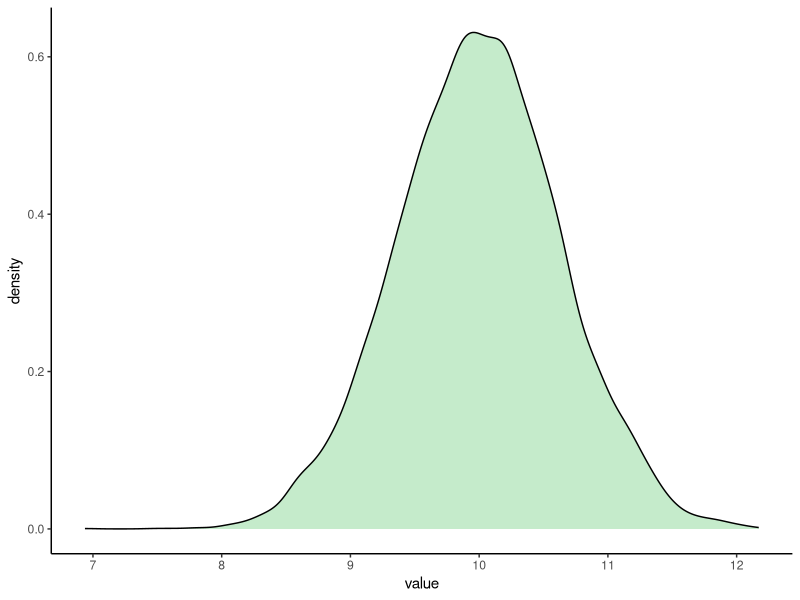
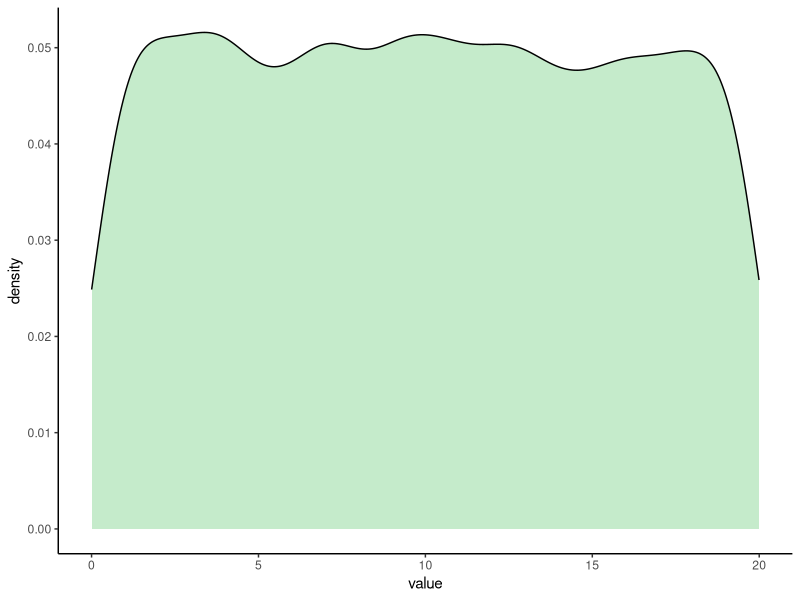
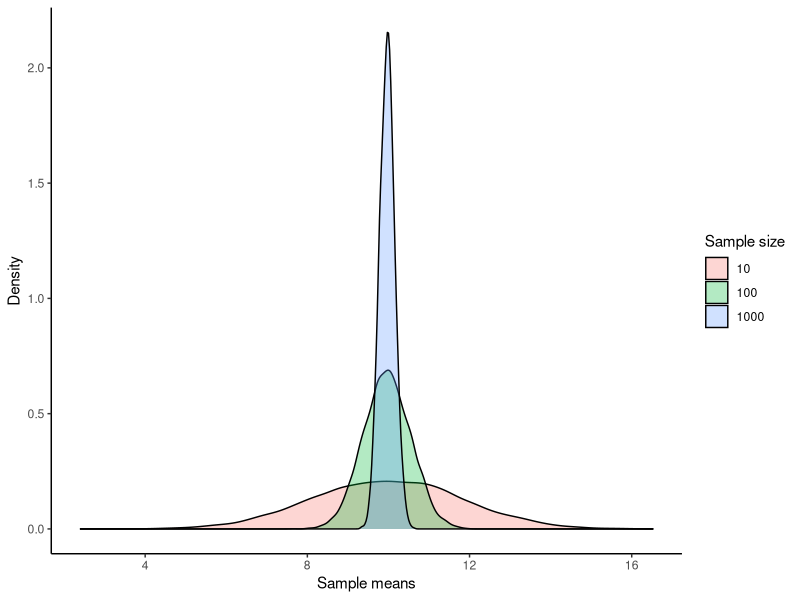
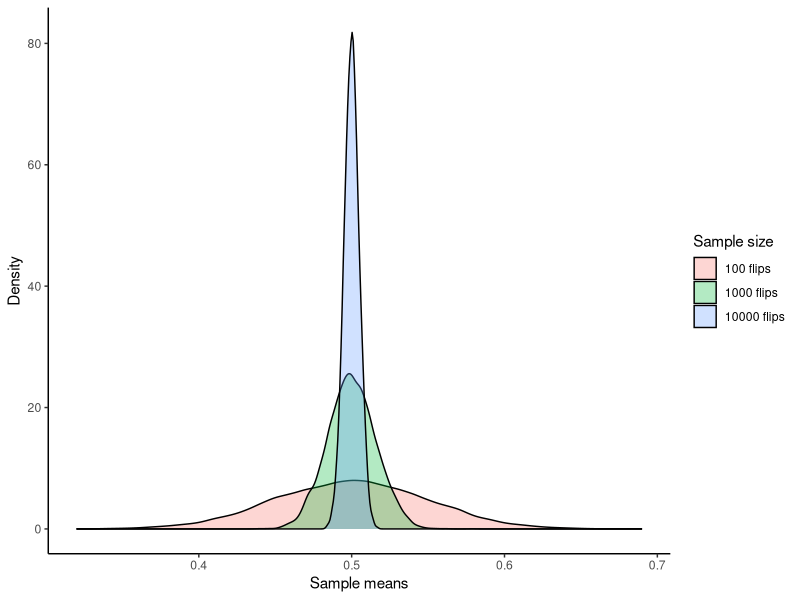
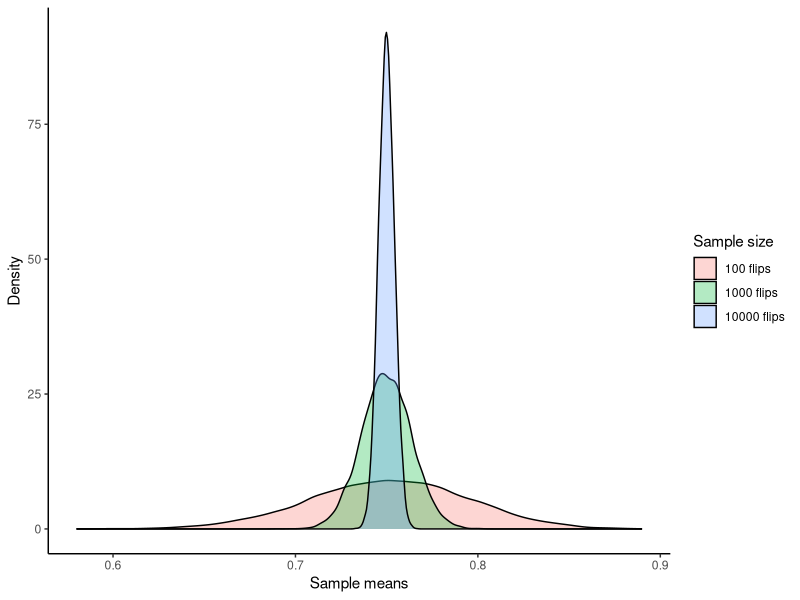

Source code (R) for these figures, in order:
## ---- chunk 1
library(tidyverse)
## ---- chunk 2
(samp10 <- rnorm(n=10, mean=10, sd=2))
mean(samp10)
## ---- chunk 3
means10 <- as.vector(NA)
# doing experiments 10,000 times
for (i in 1:10000) {
  # each iteration, I draw a sample size of 2 from a normal distribution
  samp10 <- rnorm(10, mean=10, sd=2)
  # I calculate the mean of these 10 numbers and record it
  means10[i] <- mean(samp10)  
}
# let's look at the result
ggplot(as_tibble(means10), aes(value)) +
  geom_density(fill="#C5EBCB") +
  theme_classic()
## ---- chunk 4
uniform_popn <- runif(n=10000, min=0, max=20)
ggplot(as_tibble(uniform_popn), aes(value)) +
  geom_density(fill="#C5EBCB") +
  theme_classic()
## ---- chunk 5
means10 <- as.vector(NA)
means100 <- as.vector(NA)
means1000 <- as.vector(NA)
# doing experiments 10,000 times
for (i in 1:10000) {
  # each iteration, I draw 10, 100, and 1000 samples from uniform_popn
  samp10 <- sample(uniform_popn, size = 10, replace = TRUE)
  samp100 <- sample(uniform_popn, size = 100, replace = TRUE)
  samp1000 <- sample(uniform_popn, size = 1000, replace = TRUE)
  # getting means of each sample
  means10[i] <- mean(samp10)
  means100[i] <- mean(samp100)
  means1000[i] <- mean(samp1000)
}

df <- rbind(
  data.frame(means = means10, sample_size = "10"),
  data.frame(means = means100, sample_size = "100"),
  data.frame(means = means1000, sample_size = "1000")
)

ggplot(df, aes(x = means, fill = sample_size)) + 
  geom_density(alpha = 0.3) +
  labs(x = "Sample means", y = "Density", fill = "Sample size") +
  theme_classic()
## ---- chunk 6
means100 <- as.vector(NA)
means1000 <- as.vector(NA)
means10000 <- as.vector(NA)

for (i in 1:10000) {
  sample100 <- sample(c(1,0), prob = c(0.5, 0.5), replace = TRUE, size = 100)
  means100[i] <- mean(sample100)
  sample1000 <- sample(c(1,0), prob = c(0.5, 0.5), replace = TRUE, size = 1000)
  means1000[i] <- mean(sample1000)
  sample10000 <- sample(c(1,0), prob = c(0.5, 0.5), replace = TRUE, size = 10000)
  means10000[i] <- mean(sample10000)
}

df <- rbind(
  data.frame(means = means100, sample_size = "100 flips"),
  data.frame(means = means1000, sample_size = "1000 flips"),
  data.frame(means = means10000, sample_size = "10000 flips")
)

ggplot(df, aes(x = means, fill = sample_size)) + 
  geom_density(alpha = 0.3) +
  labs(x = "Sample means", y = "Density", fill = "Sample size") +
  theme_classic()
## ---- chunk 7
means100 <- as.vector(NA)
means1000 <- as.vector(NA)
means10000 <- as.vector(NA)

for (i in 1:10000) {
  sample100 <- sample(c(1,0), prob = c(0.75, 0.25), replace = TRUE, size = 100)
  means100[i] <- mean(sample100)
  sample1000 <- sample(c(1,0), prob = c(0.75, 0.25), replace = TRUE, size = 1000)
  means1000[i] <- mean(sample1000)
  sample10000 <- sample(c(1,0), prob = c(0.75, 0.25), replace = TRUE, size = 10000)
  means10000[i] <- mean(sample10000)
}

df <- rbind(
  data.frame(means = means100, sample_size = "100 flips"),
  data.frame(means = means1000, sample_size = "1000 flips"),
  data.frame(means = means10000, sample_size = "10000 flips")
)

library(ggplot2)
ggplot(df, aes(x = means, fill = sample_size)) + 
  geom_density(alpha = 0.3) +
  labs(x = "Sample means", y = "Density", fill = "Sample size") +
  theme_classic()
